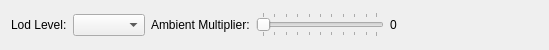
<?xml version="1.0" encoding="UTF-8"?>
<ui version="4.0">
 <class>AssetBrowserPreviewCharacterDlgFooter</class>
 <widget class="QWidget" name="AssetBrowserPreviewCharacterDlgFooter">
  <property name="geometry">
   <rect>
    <x>0</x>
    <y>0</y>
    <width>549</width>
    <height>50</height>
   </rect>
  </property>
  <layout class="QHBoxLayout" name="horizontalLayout">
   <item>
    <widget class="QLabel" name="label">
     <property name="text">
      <string>Lod Level:</string>
     </property>
    </widget>
   </item>
   <item>
    <widget class="QComboBox" name="m_CBLodLevel">
     <property name="minimumSize">
      <size>
       <width>35</width>
       <height>0</height>
      </size>
     </property>
    </widget>
   </item>
   <item>
    <widget class="QLabel" name="label_2">
     <property name="text">
      <string>Ambient Multiplier:</string>
     </property>
    </widget>
   </item>
   <item>
    <widget class="QSlider" name="m_sliderAmbient">
     <property name="orientation">
      <enum>Qt::Horizontal</enum>
     </property>
     <property name="tickPosition">
      <enum>QSlider::TicksBothSides</enum>
     </property>
    </widget>
   </item>
   <item>
    <widget class="QLabel" name="m_labelValue">
     <property name="text">
      <string>0</string>
     </property>
    </widget>
   </item>
   <item>
    <spacer name="horizontalSpacer">
     <property name="orientation">
      <enum>Qt::Horizontal</enum>
     </property>
     <property name="sizeHint" stdset="0">
      <size>
       <width>141</width>
       <height>20</height>
      </size>
     </property>
    </spacer>
   </item>
  </layout>
 </widget>
 <resources/>
 <connections/>
</ui>
